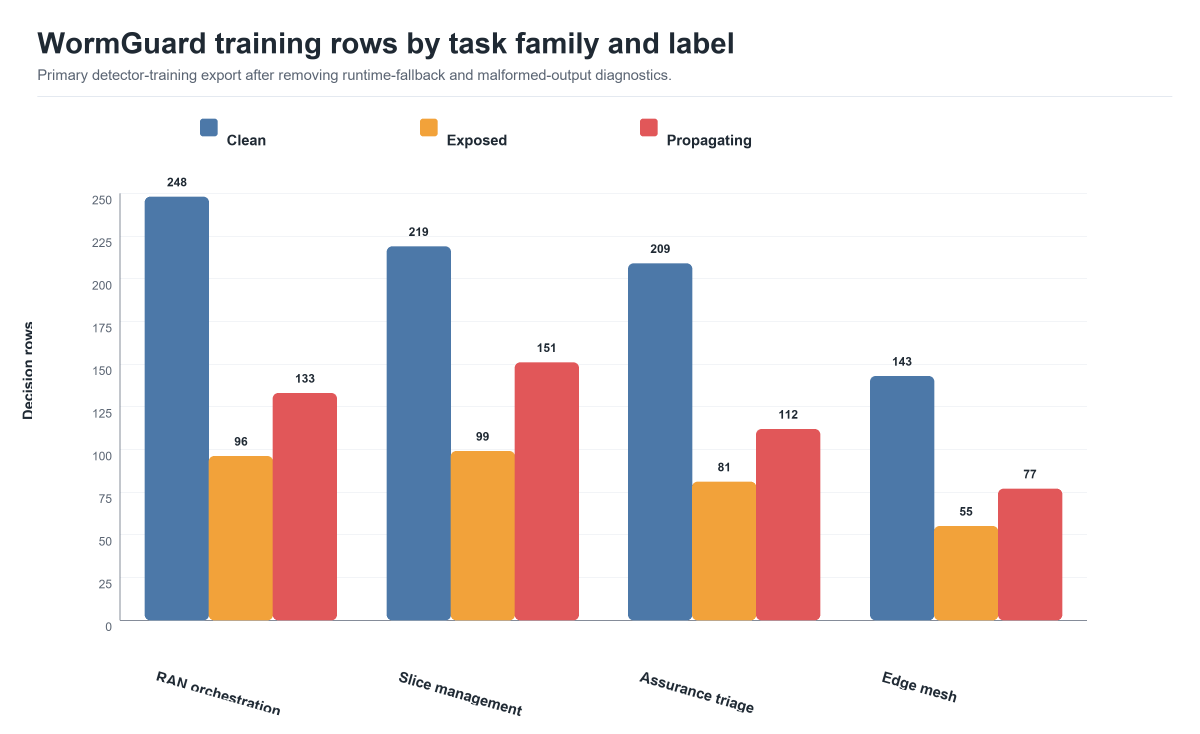
#> input picture AgentArena/paper/overleaf/wormshield-dataset-section/figures/paper-dataset-fig-1-task-family-class.png, 3600 x 2200 px, given in place of wormlab-paper-ui-figure-clean.png, which was not available (shown at 1/3 size)
$ python export_readable_paper_figures.py
#> lines starting #> are read from the running program, lines starting #| are printed output that depends on the picture; pictures that were not available may be replaced by others from this repository, and a replacement may not be noted
### AgentArena/experiments/scripts/export_final_paper_assets.py
#!/usr/bin/env python3

from __future__ import annotations

import json
import math
from pathlib import Path

import pandas as pd
from PIL import Image, ImageDraw, ImageFont


ROOT = Path(__file__).resolve().parents[1]
DATASET_PATH = ROOT / "data" / "generated" / "wormguard-observable-v1" / "wormguard-observable-main.csv"
DATASET_REPORT_PATH = ROOT / "data" / "generated" / "wormguard-observable-v1" / "wormguard-observable-report.json"
LEXICAL_RESULTS_PATH = ROOT / "data" / "evals" / "shared-pipeline-both-datasets" / "shared_pipeline_results.json"
PARA_RESULTS_PATH = ROOT / "data" / "evals" / "paraphrase-aware-pipeline-both-datasets" / "paraphrase_aware_results.json"

DATASET_FIG_DIR = ROOT / "docs" / "overleaf" / "wormguard-dataset-section" / "figures"
WORMGUARD_DIR = ROOT / "docs" / "overleaf" / "wormguard-section"
WORMGUARD_FIG_DIR = WORMGUARD_DIR / "figures"
OUT_STATS_PATH = DATASET_FIG_DIR / "wormguard-training-dataset-stats.md"

DPI = 220
SCALE = 2

COLORS = {
    "bg": "#FFFFFF",
    "ink": "#1F2933",
    "muted": "#5B6573",
    "grid": "#D7DEE8",
    "axis": "#485366",
    "clean": "#4C78A8",
    "exposed": "#F2A23A",
    "propagating": "#E15759",
    "provider_openai": "#4C78A8",
    "provider_azure": "#59A14F",
    "provider_gemini": "#E15759",
    "lexical": "#4C78A8",
    "semantic": "#0E9F6E",
    "donkey": "#7C3AED",
    "accent": "#0F6CBD",
    "light": "#F7F9FC",
}

TASK_LABELS = {
    "ran_orchestration": "RAN orchestration",
    "slice_management": "Slice management",
    "assurance_triage": "Assurance triage",
    "edge_mesh": "Edge mesh",
}

TOPOLOGY_LABELS = {
    "chain": "Chain",
    "star": "Star",
    "ring": "Ring",
    "mesh_lite": "Sparse mesh",
    "random_min_degree": "Random min-degree",
}

MODEL_DISPLAY = {
    "donkey": "DonkeyRail",
    "lexical": "Shared lexical XGB",
    "semantic": "Paraphrase-aware XGB",
}


def load_fonts() -> dict[str, ImageFont.FreeTypeFont | ImageFont.ImageFont]:
    font_dir = Path("C:/Windows/Fonts")
    regular_candidates = [font_dir / "arial.ttf", font_dir / "segoeui.ttf", font_dir / "calibri.ttf"]
    bold_candidates = [font_dir / "arialbd.ttf", font_dir / "segoeuib.ttf", font_dir / "calibrib.ttf"]

    def pick(candidates: list[Path], size: int):
#> called with size = 44
        for path in candidates:
            if path.exists():
                return ImageFont.truetype(str(path), size * SCALE)
        return ImageFont.load_default()

    return {
        "title": pick(bold_candidates, 44),
        "subtitle": pick(regular_candidates, 22),
        "label": pick(bold_candidates, 22),
        "small": pick(regular_candidates, 18),
        "value": pick(bold_candidates, 18),
        "mini": pick(regular_candidates, 15),
    }


FONTS = load_fonts()


def new_canvas(width: int, height: int) -> Image.Image:
    return Image.new("RGBA", (width * SCALE, height * SCALE), COLORS["bg"])


def save_png(image: Image.Image, path: Path) -> None:
    path.parent.mkdir(parents=True, exist_ok=True)
    image.convert("RGB").save(path, dpi=(DPI, DPI), optimize=True)


def draw_text(draw: ImageDraw.ImageDraw, xy: tuple[float, float], text: str, font, fill: str, anchor: str = "la") -> None:
    draw.text(xy, text, font=font, fill=fill, anchor=anchor)


def draw_centered(draw: ImageDraw.ImageDraw, center: tuple[float, float], text: str, font, fill: str) -> None:
    draw.text(center, text, font=font, fill=fill, anchor="mm")


# [36 lines left out: functions draw_rotated_text, draw_title_block, viridis_like, not called in this run]


def metric_string(mean: float, std: float) -> str:
    return f"{mean:.4f} +- {std:.4f}"


def load_dataset() -> tuple[pd.DataFrame, dict]:
    df = pd.read_csv(DATASET_PATH)
    report = json.loads(DATASET_REPORT_PATH.read_text(encoding="utf-8"))
    return df, report


# [370 lines left out: functions load_result_summaries, write_stats_file, fig_dataset_task_family, fig_dataset_heatmap, fig_dataset_label_mix, fig_dataset_runtime and 5 more, not called in this run]


# [2 lines that do not run on import are left out]

### AgentArena/experiments/scripts/export_readable_paper_figures.py
#!/usr/bin/env python3

from __future__ import annotations

import json
import shutil
from pathlib import Path

from PIL import Image, ImageDraw, ImageFont

import export_final_paper_assets as paper


ROOT = Path(__file__).resolve().parents[1]
OUT_DIR = ROOT / "docs" / "overleaf" / "updated-readable-figures" / "paper-figures"
SCRATCH_DIR = ROOT / "tmp" / "readable-paper-figures"
FIG1_SOURCE = ROOT / "docs" / "overleaf" / "wormguard-dataset-section" / "figures" / "wormlab-paper-ui-figure-clean.png"
WEIGHT_JSON = ROOT / "data" / "evals" / "tuned-fusion-exploratory" / "aiworm_weight_sensitivity.json"

FIGURE_NAME_MAP = {
    "paper-dataset-fig-1-task-family-class.png": "figure-2-task-family-label-distribution.png",
    "paper-dataset-fig-2-topology-size-heatmap.png": "figure-3-topology-network-size-coverage.png",
    "paper-dataset-fig-4-runtime-and-style.png": "figure-4-runtime-format-diversity.png",
    "paper-dataset-fig-3-malicious-outcomes.png": "figure-5-topology-label-mix.png",
    "wormguard-pipeline-figure.png": "figure-6-wormguard-pipeline.png",
}

FONT_CANDIDATES = [
    Path("C:/Windows/Fonts/arial.ttf"),
    Path("C:/Windows/Fonts/segoeui.ttf"),
    Path("C:/Windows/Fonts/calibri.ttf"),
]

FONT_BOLD_CANDIDATES = [
    Path("C:/Windows/Fonts/arialbd.ttf"),
    Path("C:/Windows/Fonts/segoeuib.ttf"),
    Path("C:/Windows/Fonts/calibrib.ttf"),
]

BG = "#ffffff"
TEXT = "#1f2937"
MUTED = "#667085"
GRID = "#d7dee8"
PANEL = "#f8fafc"
ACCENT = "#0f6cbd"
ALERT = "#dc2626"


def font(size: int, *, bold: bool = False) -> ImageFont.FreeTypeFont | ImageFont.ImageFont:
    candidates = FONT_BOLD_CANDIDATES if bold else FONT_CANDIDATES
    for path in candidates:
        if path.exists():
            try:
                return ImageFont.truetype(str(path), size=size)
            except OSError:
                continue
    return ImageFont.load_default()


def build_paper_fonts(scale: float = 2.0) -> dict[str, ImageFont.FreeTypeFont | ImageFont.ImageFont]:
    return {
        "title": font(int(round(44 * scale)), bold=True),
        "subtitle": font(int(round(22 * scale))),
        "label": font(int(round(22 * scale)), bold=True),
        "small": font(int(round(18 * scale))),
        "value": font(int(round(18 * scale)), bold=True),
        "mini": font(int(round(15 * scale))),
    }


def draw_centered(draw: ImageDraw.ImageDraw, x: float, y: float, value: str, use_font, fill: str = TEXT) -> None:
    box = draw.textbbox((0, 0), value, font=use_font)
    draw.text((x - (box[2] - box[0]) / 2, y - (box[3] - box[1]) / 2), value, font=use_font, fill=fill)


def draw_right(draw: ImageDraw.ImageDraw, x: float, y: float, value: str, use_font, fill: str = TEXT) -> None:
    box = draw.textbbox((0, 0), value, font=use_font)
    draw.text((x - (box[2] - box[0]), y - (box[3] - box[1]) / 2), value, font=use_font, fill=fill)


# [26 lines left out: functions draw_rotated_text, wrap_lines, not called in this run]


def color_blend(a: tuple[int, int, int], b: tuple[int, int, int], t: float) -> tuple[int, int, int]:
    return tuple(int(round(x + (y - x) * t)) for x, y in zip(a, b))


# [15 lines left out: functions heat_color, crop_generated_figure, not called in this run]


def export_figures_2_to_6() -> None:
    paper.DATASET_FIG_DIR = SCRATCH_DIR
    paper.WORMGUARD_FIG_DIR = SCRATCH_DIR
    paper.FONTS = build_paper_fonts(scale=2.0)
    df, _report = paper.load_dataset()
    paper.fig_dataset_task_family(df)
    paper.fig_dataset_heatmap(df)
    paper.fig_dataset_runtime(df)
    paper.fig_dataset_label_mix(df)
    paper.fig_wormguard_pipeline()

    for source_name, target_name in FIGURE_NAME_MAP.items():
        source_path = SCRATCH_DIR / source_name
        crop_generated_figure(source_path, OUT_DIR / target_name)


def export_figure_1() -> None:
    with Image.open(FIG1_SOURCE) as image:
#> image is the input picture: PIL image 3600x2200 RGB; mean R, G, B 231.2, 224.4, 225.3
        upper = image.crop((55, 84, 1540, 845))
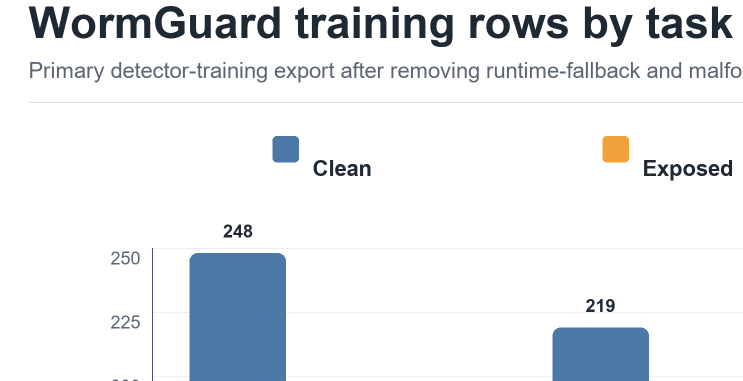
#> upper: PIL image 1485x761 RGB (shown at 1/2 size); mean R, G, B 233.1, 236.3, 239.7
        lower = image.crop((55, 942, 1395, 1378))
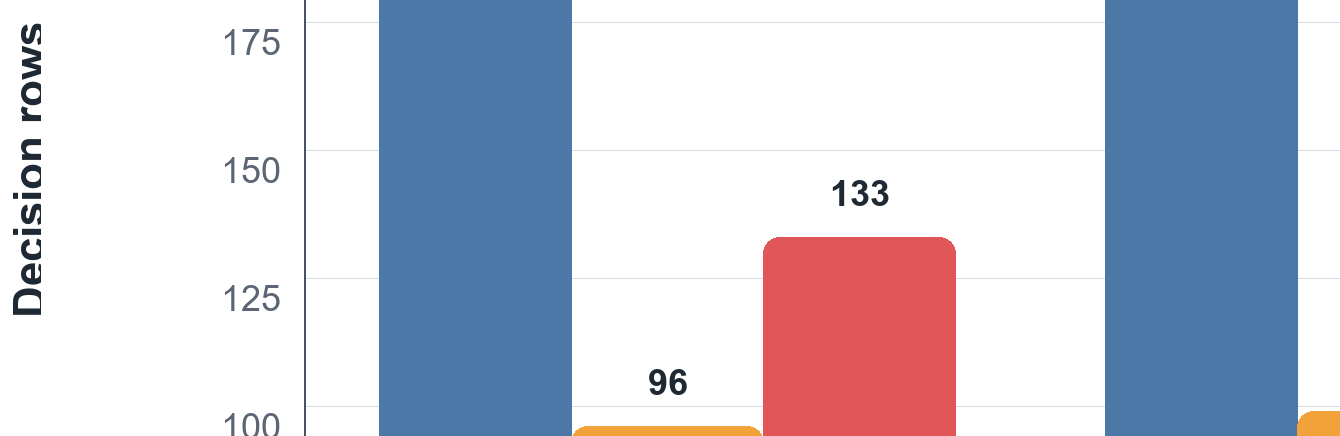
#> lower: PIL image 1340x436 RGB; mean R, G, B 198.9, 202.3, 215.9

        scale = 1.35
        upper = upper.resize((int(upper.width * scale), int(upper.height * scale)), Image.Resampling.LANCZOS)
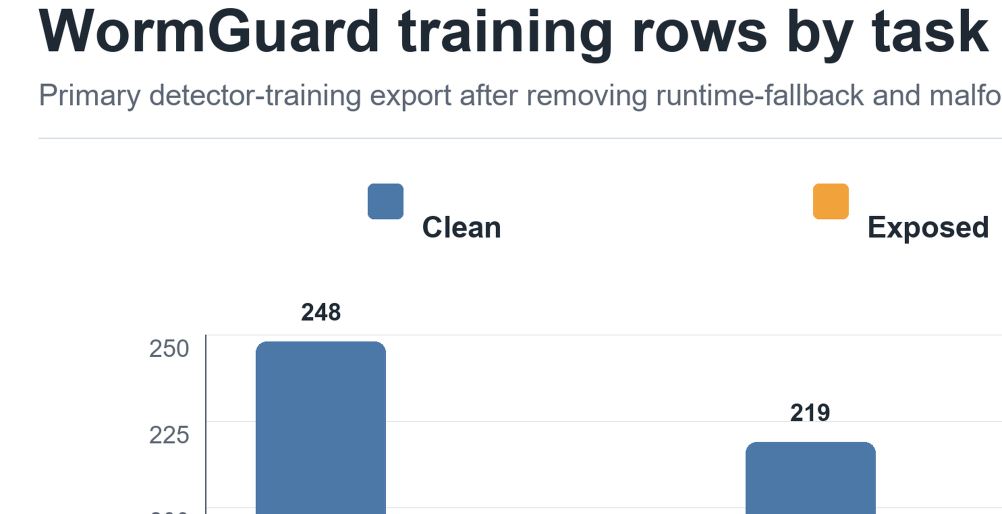
#> upper: PIL image 2004x1027 RGB (shown at 1/2 size); mean R, G, B 233, 236.1, 239.6
        lower = lower.resize((int(lower.width * scale), int(lower.height * scale)), Image.Resampling.LANCZOS)
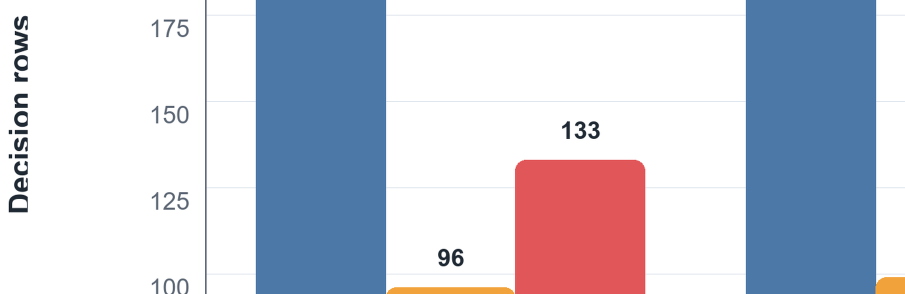
#> lower: PIL image 1809x588 RGB (shown at 1/2 size); mean R, G, B 198.7, 202.1, 215.8

        gap = 28
        canvas_width = max(upper.width, lower.width)
#> canvas_width = 2004
        canvas_height = upper.height + gap + lower.height
#> canvas_height = 1643
        canvas = Image.new("RGB", (canvas_width, canvas_height), BG)
#> canvas: PIL image 2004x1643 RGB; every value is 255
        canvas.paste(upper, ((canvas_width - upper.width) // 2, 0))
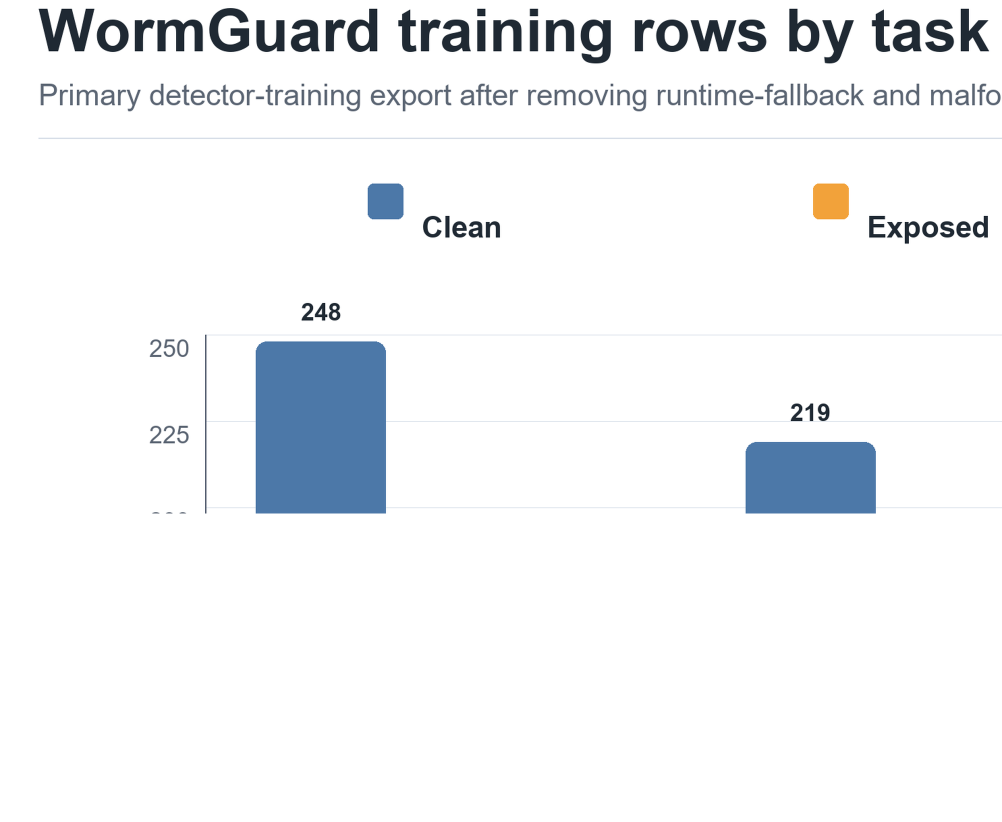
#> canvas: PIL image 2004x1643 RGB (shown at 1/2 size); mean R, G, B 241.2, 243.2, 245.4
        canvas.paste(lower, ((canvas_width - lower.width) // 2, upper.height + gap))
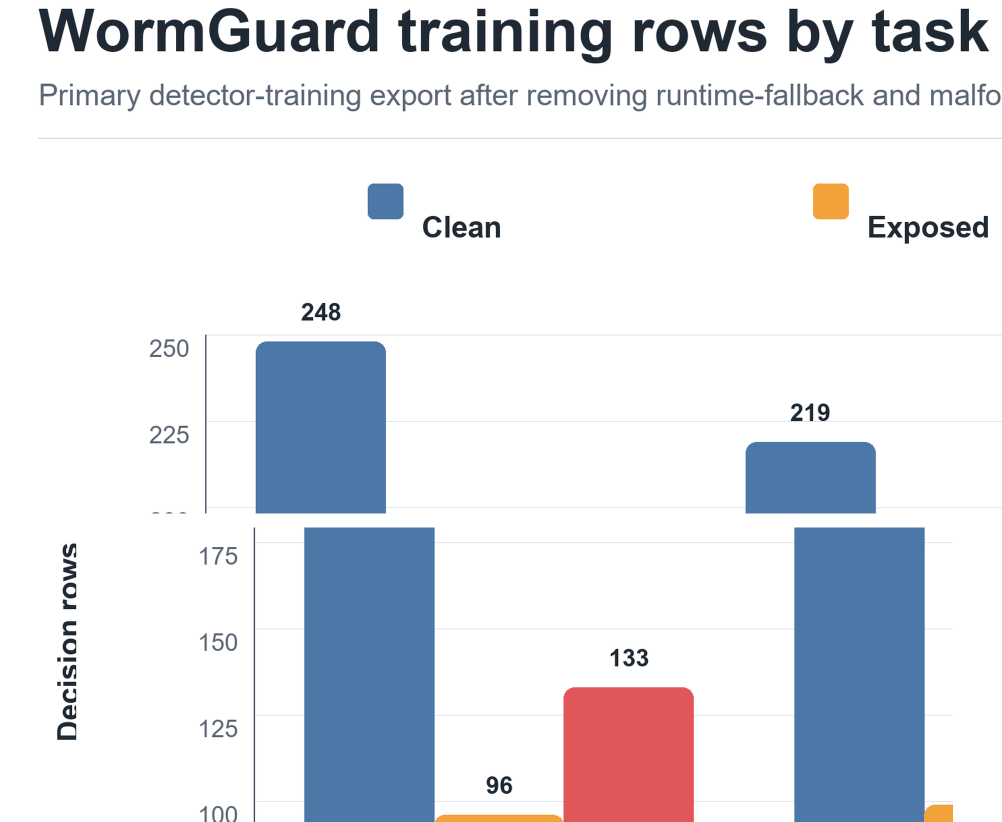
#> canvas: PIL image 2004x1643 RGB (shown at 1/2 size); mean R, G, B 223.1, 226.1, 232.7
        canvas.save(OUT_DIR / "figure-1-wormlab-ui-overview.png", dpi=(220, 220), optimize=True)


# [132 lines left out: functions export_figure_7, write_readme, not called in this run]


def main() -> None:
    OUT_DIR.mkdir(parents=True, exist_ok=True)
    SCRATCH_DIR.mkdir(parents=True, exist_ok=True)
    export_figure_1()
    export_figures_2_to_6()
    export_figure_7()
    write_readme()
    print(OUT_DIR)


if __name__ == "__main__":
#> (the run stopped early here; a loop or call above may not have finished)
